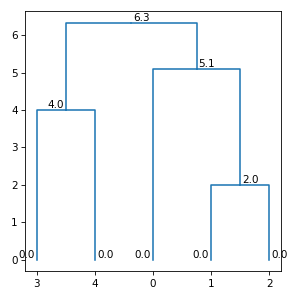

Reproduce this figure in Python.
import numpy
import matplotlib.pyplot
from subrela.clustering import get_clusters
from subrela.plot import get_dendrogram_data
from subrela.plot.matplotlib import draw_dendrogram, draw_node_info

X = numpy.array([[0, -5, -5, 6, 6], [0, -1, 1, -2, 2]])

Z = get_clusters(X)
leaf_data, node_data, tree_data, cut_data = get_dendrogram_data(Z)

_, ax = matplotlib.pyplot.subplots(figsize=(4, 4))
draw_dendrogram(ax, leaf_data, tree_data, cut_data)
draw_node_info(ax, node_data, node_data['height'],
               formatter='{:.1f}'.format)
matplotlib.pyplot.show()
